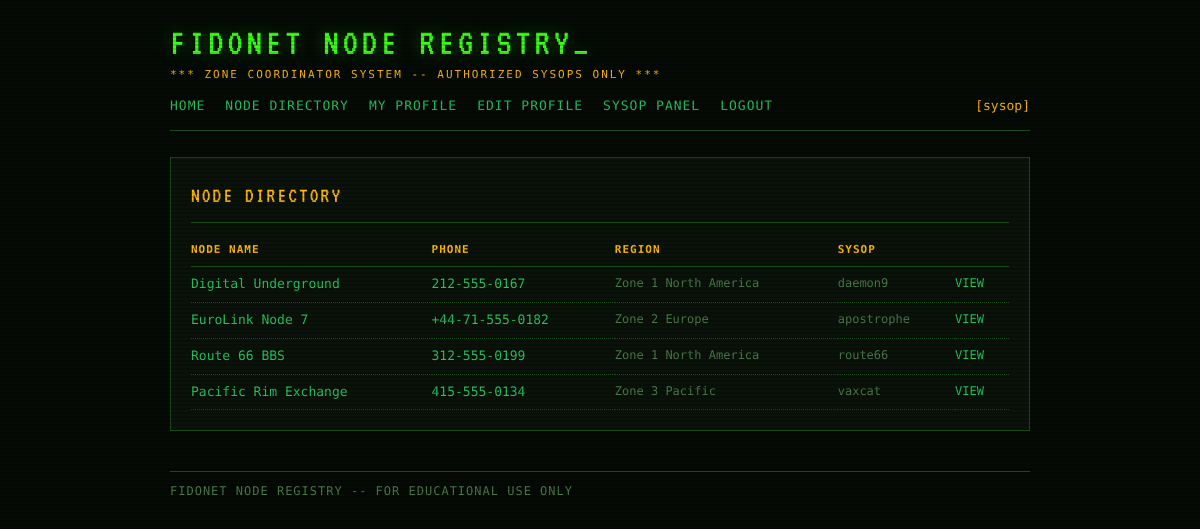
The page /directory (signed in) on the database its author committed.
### tables this page shows
CREATE TABLE nodes (
            id INTEGER PRIMARY KEY AUTOINCREMENT,
            name TEXT NOT NULL,
            phone TEXT,
            region TEXT,
            description TEXT,
            owner_id INTEGER NOT NULL
        );

CREATE TABLE users (
            id INTEGER PRIMARY KEY AUTOINCREMENT,
            username TEXT UNIQUE NOT NULL,
            password_hash TEXT NOT NULL,
            role TEXT NOT NULL DEFAULT 'user',
            region TEXT,
            joined INTEGER
        );

### app.py (the view)
@app.route('/directory')
def directory():
    current = get_current_user(request)
    all_nodes = node_repo.get_all()
    return render_template('directory.html', nodes=all_nodes, current_user=current)

### app.py (called while the page is built)
def get_current_user(req):
    token = req.cookies.get('bbs_token')
    if not token:
        return None
    return sessions.get(token)

    def fetchall(self, query, params=()):
        cursor = self._conn.cursor()
        cursor.execute(query, params)
        return cursor.fetchall()

    def get_all(self):
        return self._db.fetchall("""
            SELECT n.*, u.username AS owner_username
            FROM nodes n JOIN users u ON n.owner_id = u.id
            ORDER BY n.id
        """)

### templates/directory.html
{% extends "base.html" %}
{% block content %}
<div class="panel">
  <div class="panel-title">NODE DIRECTORY</div>
  {% if nodes %}
    <table class="data-table">
      <thead>
        <tr>
          <th>NODE NAME</th>
          <th>PHONE</th>
          <th>REGION</th>
          <th>SYSOP</th>
          <th></th>
        </tr>
      </thead>
      <tbody>
        {% for node in nodes %}
        <tr>
          <td class="name"><a href="{{ url_for('node_view', node_id=node.id) }}">{{ node.name }}</a></td>
          <td class="phone">{{ node.phone }}</td>
          <td class="meta">{{ node.region }}</td>
          <td class="meta">{{ node.owner_username }}</td>
          <td class="meta">
            {% if current_user %}
              <a href="{{ url_for('node_view', node_id=node.id) }}">VIEW</a>
            {% endif %}
          </td>
        </tr>
        {% endfor %}
      </tbody>
    </table>
  {% else %}
    <p style="color:var(--grey);">NO NODES REGISTERED.</p>
  {% endif %}
</div>
{% endblock %}

### static/css/style.css (style rules this page uses)
:root { --bg: #050a05; --bg-panel: #0a120a; --green: #39ff14; --green-dim: #1a7a0a; --green-mid: #22c55e; --amber: #ffb800; --red: #ff3c3c; --grey: #4a7a4a; --text: #c8f5c8; --border: #1a4a1a; --font-mono: 'Share Tech Mono', monospace; --font-vt: 'VT323', monospace; }
* { box-sizing: border-box; margin: 0; padding: 0; }
body { background: var(--bg); color: var(--text); font-family: var(--font-mono); font-size: 14px; line-height: 1.6; min-height: 100vh; }
body::before { content: ''; position: fixed; inset: 0; background: repeating-linear-gradient( 0deg, transparent, transparent 2px, rgba(0,0,0,0.12) 2px, rgba(0,0,0,0.12) 4px ); pointer-events: none; z-index: 9999; }
.panel { background: var(--bg-panel); border: 1px solid var(--border); padding: 20px; margin-bottom: 20px; }
.panel-title { font-family: var(--font-vt); font-size: 22px; color: var(--amber); letter-spacing: 2px; margin-bottom: 14px; border-bottom: 1px solid var(--border); padding-bottom: 8px; }
.data-table { width: 100%; border-collapse: collapse; font-size: 13px; }
.data-table th { text-align: left; color: var(--amber); font-size: 11px; letter-spacing: 1px; padding: 4px 8px 8px 0; border-bottom: 1px solid var(--border); }
.data-table td { padding: 7px 8px 7px 0; border-bottom: 1px dotted var(--border); vertical-align: top; }
.data-table td.name { color: var(--green); }
.data-table td.phone { color: var(--green-mid); }
.data-table td.meta { color: var(--grey); font-size: 12px; }
a { color: var(--green-mid); text-decoration: none; }

### rows shown on the page
nodes: name "Digital Underground", phone "212-555-0167", region "Zone 1 North America", owner_username "daemon9"
nodes: name "EuroLink Node 7", phone "+44-71-555-0182", region "Zone 2 Europe", owner_username "apostrophe"
nodes: name "Route 66 BBS", phone "312-555-0199", region "Zone 1 North America", owner_username "route66"
nodes: name "Pacific Rim Exchange", phone "415-555-0134", region "Zone 3 Pacific", owner_username "vaxcat"

### other values the page prints
{{ current_user.username }} "sysop"
